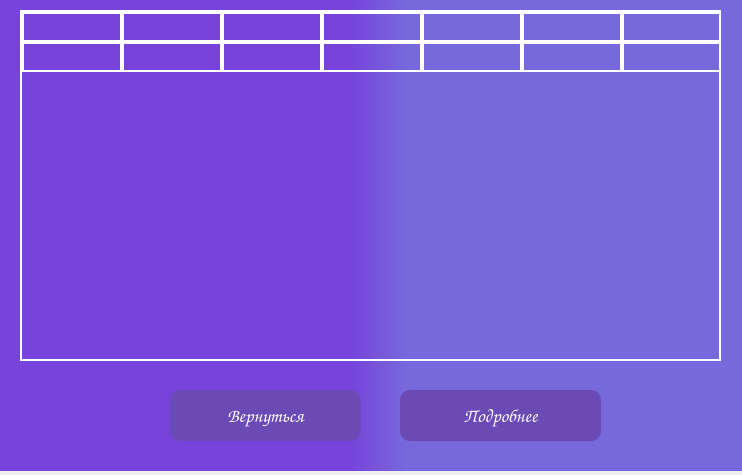
<?xml version="1.0" encoding="UTF-8"?>
<ui version="4.0">
 <class>HistoryTests</class>
 <widget class="QMainWindow" name="HistoryTests">
  <property name="geometry">
   <rect>
    <x>0</x>
    <y>0</y>
    <width>742</width>
    <height>475</height>
   </rect>
  </property>
  <property name="windowTitle">
   <string>Cash Counter</string>
  </property>
  <property name="windowIcon">
   <iconset>
    <normaloff>../../../Icons/app_icon.png</normaloff>../../../Icons/app_icon.png</iconset>
  </property>
  <widget class="QWidget" name="centralwidget">
   <widget class="QLabel" name="bg5_label">
    <property name="geometry">
     <rect>
      <x>-10</x>
      <y>-10</y>
      <width>771</width>
      <height>481</height>
     </rect>
    </property>
    <property name="styleSheet">
     <string notr="true">background-color: qlineargradient(spread:pad, x1:0, y1:0, x2:1, y2:0, stop:0.465909 rgba(119, 67, 219, 255), stop:0.539773 rgba(119, 105, 219, 255));</string>
    </property>
    <property name="text">
     <string/>
    </property>
    <property name="indent">
     <number>2</number>
    </property>
   </widget>
   <widget class="QTableWidget" name="general_table">
    <property name="enabled">
     <bool>true</bool>
    </property>
    <property name="geometry">
     <rect>
      <x>20</x>
      <y>10</y>
      <width>701</width>
      <height>351</height>
     </rect>
    </property>
    <property name="font">
     <font>
      <family>Comic Sans MS</family>
      <pointsize>12</pointsize>
     </font>
    </property>
    <property name="focusPolicy">
     <enum>Qt::ClickFocus</enum>
    </property>
    <property name="autoFillBackground">
     <bool>false</bool>
    </property>
    <property name="styleSheet">
     <string notr="true">QTableWidget{
	background-color: transparent;
	border: 2px solid white;
	color: white;
}

QTableWidget::item {
	border: 2px solid white;
}</string>
    </property>
    <property name="horizontalScrollBarPolicy">
     <enum>Qt::ScrollBarAlwaysOff</enum>
    </property>
    <property name="autoScroll">
     <bool>true</bool>
    </property>
    <property name="dragEnabled">
     <bool>false</bool>
    </property>
    <property name="alternatingRowColors">
     <bool>false</bool>
    </property>
    <property name="selectionBehavior">
     <enum>QAbstractItemView::SelectRows</enum>
    </property>
    <property name="showGrid">
     <bool>false</bool>
    </property>
    <property name="gridStyle">
     <enum>Qt::NoPen</enum>
    </property>
    <property name="sortingEnabled">
     <bool>true</bool>
    </property>
    <property name="rowCount">
     <number>2</number>
    </property>
    <property name="columnCount">
     <number>7</number>
    </property>
    <attribute name="horizontalHeaderVisible">
     <bool>false</bool>
    </attribute>
    <attribute name="horizontalHeaderHighlightSections">
     <bool>true</bool>
    </attribute>
    <attribute name="verticalHeaderVisible">
     <bool>false</bool>
    </attribute>
    <attribute name="verticalHeaderStretchLastSection">
     <bool>false</bool>
    </attribute>
    <row/>
    <row/>
    <column>
     <property name="text">
      <string>Название стратегии</string>
     </property>
    </column>
    <column>
     <property name="text">
      <string>Название компании</string>
     </property>
    </column>
    <column>
     <property name="text">
      <string>Период тестирования</string>
     </property>
    </column>
    <column>
     <property name="text">
      <string>Свободные средства</string>
     </property>
    </column>
    <column>
     <property name="text">
      <string>% средств на одну сделку</string>
     </property>
    </column>
    <column>
     <property name="text">
      <string>Риск/прибыль</string>
     </property>
    </column>
    <column>
     <property name="text">
      <string>Прибыль</string>
     </property>
    </column>
    <item row="0" column="0">
     <property name="text">
      <string/>
     </property>
     <property name="textAlignment">
      <set>AlignCenter</set>
     </property>
    </item>
    <item row="0" column="1">
     <property name="text">
      <string/>
     </property>
     <property name="textAlignment">
      <set>AlignCenter</set>
     </property>
    </item>
    <item row="1" column="2">
     <property name="text">
      <string/>
     </property>
    </item>
   </widget>
   <widget class="QPushButton" name="detailed_btn">
    <property name="enabled">
     <bool>true</bool>
    </property>
    <property name="geometry">
     <rect>
      <x>400</x>
      <y>390</y>
      <width>201</width>
      <height>51</height>
     </rect>
    </property>
    <property name="font">
     <font>
      <family>Comic Sans MS</family>
      <pointsize>14</pointsize>
     </font>
    </property>
    <property name="cursor">
     <cursorShape>PointingHandCursor</cursorShape>
    </property>
    <property name="toolTip">
     <string>Вывести больше информации</string>
    </property>
    <property name="toolTipDuration">
     <number>-3</number>
    </property>
    <property name="autoFillBackground">
     <bool>false</bool>
    </property>
    <property name="styleSheet">
     <string notr="true">QPushButton{
	background-color: #6C4AB6;
	color: white;
	border-radius: 10px;
}

:hover{
	background-color: #00FFAE;
}

:disabled{
	color: rgba(255, 255, 255, 100);
	background-color: #67207D;
}

</string>
    </property>
    <property name="text">
     <string>Подробнее</string>
    </property>
    <property name="checkable">
     <bool>false</bool>
    </property>
   </widget>
   <widget class="QPushButton" name="return_btn">
    <property name="enabled">
     <bool>true</bool>
    </property>
    <property name="geometry">
     <rect>
      <x>170</x>
      <y>390</y>
      <width>191</width>
      <height>51</height>
     </rect>
    </property>
    <property name="font">
     <font>
      <family>Comic Sans MS</family>
      <pointsize>14</pointsize>
     </font>
    </property>
    <property name="cursor">
     <cursorShape>PointingHandCursor</cursorShape>
    </property>
    <property name="toolTip">
     <string>На главный экран</string>
    </property>
    <property name="autoFillBackground">
     <bool>false</bool>
    </property>
    <property name="styleSheet">
     <string notr="true">QPushButton{
	background-color: #6C4AB6;
	color: white;
	border-radius: 10px;
}

:hover{
	background-color: #FF1E6D;
}

:disabled{
	color: rgba(255, 255, 255, 100);
	background-color: #67207D;
}
</string>
    </property>
    <property name="text">
     <string>Вернуться</string>
    </property>
    <property name="icon">
     <iconset>
      <normaloff>../../../Icons/return_icon.png</normaloff>../../../Icons/return_icon.png</iconset>
    </property>
    <property name="checkable">
     <bool>false</bool>
    </property>
   </widget>
  </widget>
  <widget class="QMenuBar" name="menubar">
   <property name="geometry">
    <rect>
     <x>0</x>
     <y>0</y>
     <width>742</width>
     <height>21</height>
    </rect>
   </property>
  </widget>
 </widget>
 <resources/>
 <connections/>
</ui>
